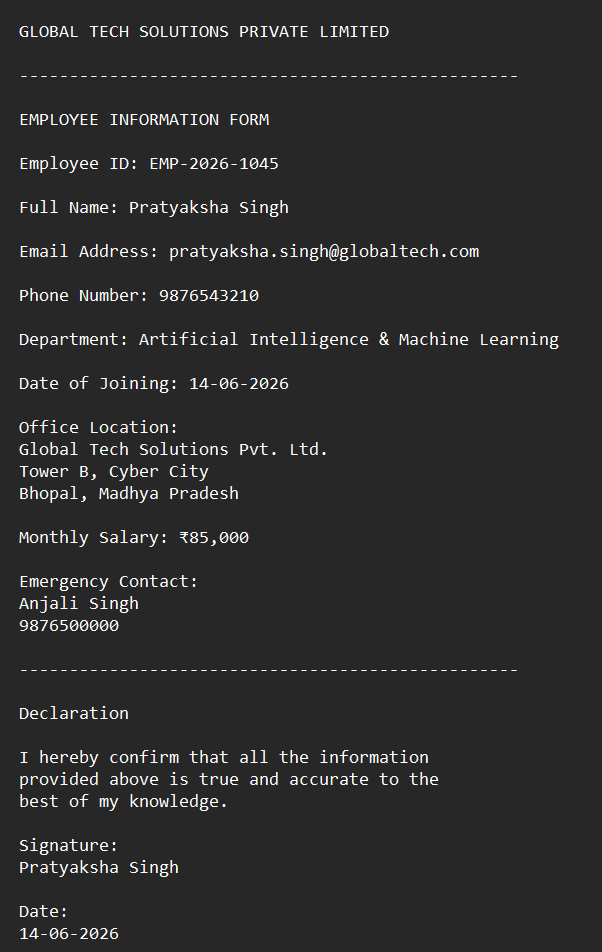
#> input picture assets/sample_a4.png, 602 x 952 px
$ python -i image_processor.py   (imports and definitions only)
#> lines starting #> are read from the running program, lines starting #| are printed output that depends on the picture; after the words box and inside, x2 and y2 are one past the last pixel; in counts of white or black regions, pixels touching at a corner belong together
#> further down, picture is the input picture: shape (952, 602, 3); mean B, G, R 45.5, 45.5, 45.5
import cv2


def preprocess_image(image):

    # Grayscale
    gray = cv2.cvtColor(image, cv2.COLOR_BGR2GRAY)
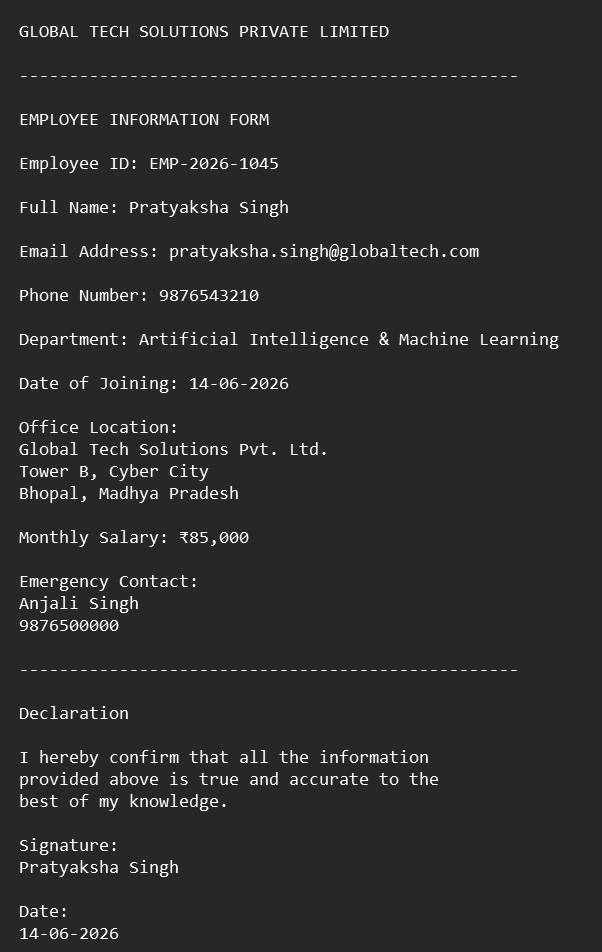
#> gray: shape (952, 602); min 39, max 255, mean 45.5

    # Upscale image
    gray = cv2.resize(
        gray,
        None,
        fx=2,
        fy=2,
        interpolation=cv2.INTER_CUBIC
    )
#> gray: shape (1904, 1204)

    # Noise reduction
    blurred = cv2.GaussianBlur(gray, (3, 3), 0)

    # Binary threshold + invert
    threshold = cv2.threshold(
        blurred,
        0,
        255,
        cv2.THRESH_BINARY_INV + cv2.THRESH_OTSU
    )[1]
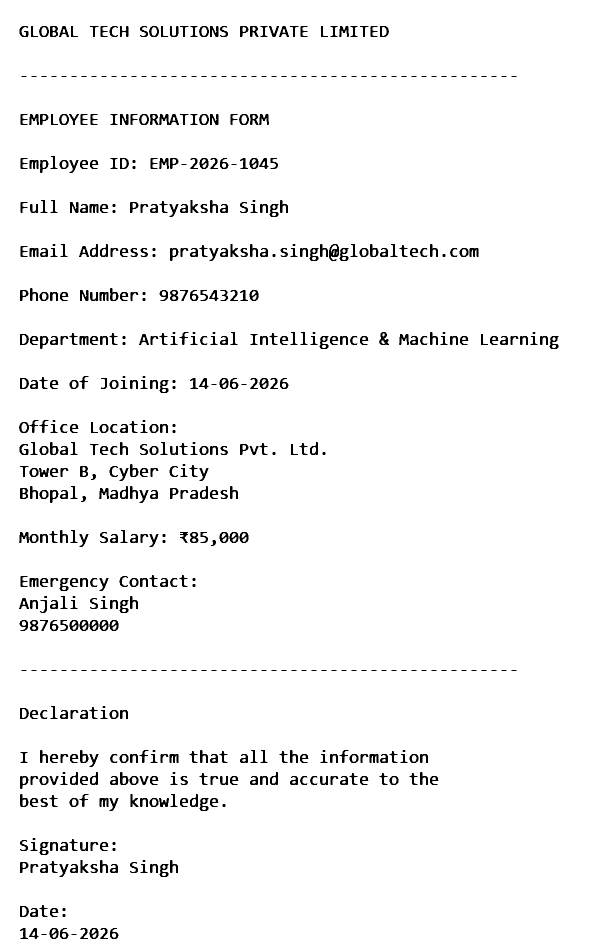
#> threshold: shape (1904, 1204) (shown at 1/2 size); 96.1% white; 655 black regions, largest, box (x1, y1, x2, y2) and area: (318, 228, 358, 250) 452, (658, 488, 678, 522) 397, (758, 664, 778, 690) 286

    return gray, blurred, threshold

>>> import cv2
>>> picture = cv2.imread('../assets/sample_a4.png')
>>> result = preprocess_image(picture)

$ run again, on assets/sample_invoice.png
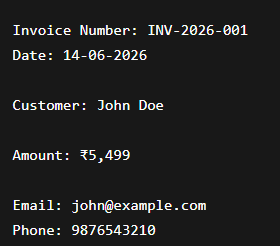
#> input picture assets/sample_invoice.png, 280 x 246 px
#> picture is the input picture: shape (246, 280, 3); mean B, G, R 33.8, 33.8, 33.8
#> in preprocess_image, `gray = cv2.resize( gray, None, fx=2, fy=2, interpolation=cv2.INTER_CUB..`:
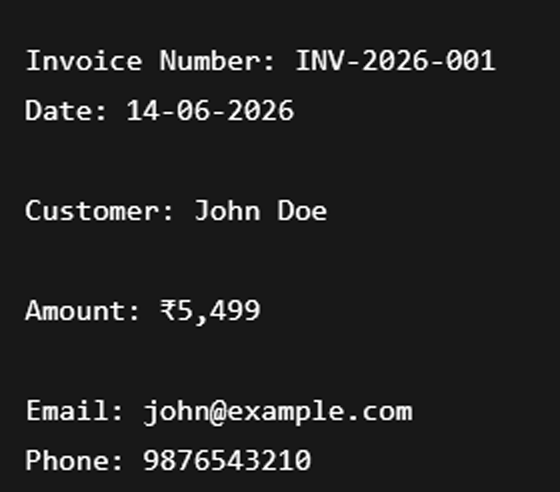
#> gray: shape (492, 560); min 0, max 255, mean 33.8
#> in preprocess_image, `threshold = cv2.threshold( blurred, 0, 255, cv2.THRESH_BINARY_INV + cv..`:
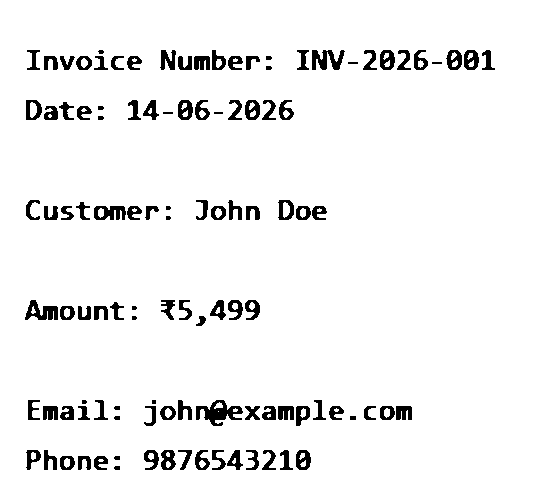
#> threshold: shape (492, 560); 94.7% white; 112 black regions (8 under 20 px), largest, box (x1, y1, x2, y2) and area: (196, 400, 243, 426) 585, (312, 50, 345, 70) 394, (25, 300, 58, 320) 372
